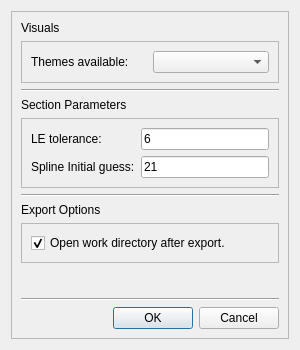
<?xml version="1.0" encoding="UTF-8"?>
<ui version="4.0">
 <class>settingsDialog</class>
 <widget class="QDialog" name="settingsDialog">
  <property name="geometry">
   <rect>
    <x>0</x>
    <y>0</y>
    <width>300</width>
    <height>350</height>
   </rect>
  </property>
  <property name="windowTitle">
   <string>Dialog</string>
  </property>
  <layout class="QHBoxLayout" name="horizontalLayout_2">
   <item>
    <widget class="QFrame" name="frame">
     <property name="frameShape">
      <enum>QFrame::Shape::StyledPanel</enum>
     </property>
     <property name="frameShadow">
      <enum>QFrame::Shadow::Raised</enum>
     </property>
     <layout class="QVBoxLayout" name="verticalLayout">
      <item>
       <widget class="QLabel" name="label">
        <property name="text">
         <string>Visuals</string>
        </property>
       </widget>
      </item>
      <item>
       <widget class="QFrame" name="frame_2">
        <property name="frameShape">
         <enum>QFrame::Shape::StyledPanel</enum>
        </property>
        <property name="frameShadow">
         <enum>QFrame::Shadow::Raised</enum>
        </property>
        <layout class="QHBoxLayout" name="horizontalLayout">
         <item>
          <widget class="QLabel" name="label_2">
           <property name="toolTip">
            <string>Theme files (*.qss) loaded in
&quot;resources\themes\&quot;.</string>
           </property>
           <property name="text">
            <string>Themes available:</string>
           </property>
          </widget>
         </item>
         <item>
          <widget class="QComboBox" name="themes_box"/>
         </item>
        </layout>
       </widget>
      </item>
      <item>
       <widget class="Line" name="line_3">
        <property name="orientation">
         <enum>Qt::Orientation::Horizontal</enum>
        </property>
       </widget>
      </item>
      <item>
       <widget class="QLabel" name="label_3">
        <property name="toolTip">
         <string>More informaiton about 
these parameters in the 
user guide section 5.3.</string>
        </property>
        <property name="text">
         <string>Section Parameters</string>
        </property>
       </widget>
      </item>
      <item>
       <widget class="QFrame" name="frame_3">
        <property name="frameShape">
         <enum>QFrame::Shape::StyledPanel</enum>
        </property>
        <property name="frameShadow">
         <enum>QFrame::Shadow::Raised</enum>
        </property>
        <layout class="QFormLayout" name="formLayout">
         <item row="0" column="0">
          <widget class="QLabel" name="label_4">
           <property name="toolTip">
            <string>Tolerance for decimal
places ACIS in LE.</string>
           </property>
           <property name="text">
            <string>LE tolerance:</string>
           </property>
          </widget>
         </item>
         <item row="0" column="1">
          <widget class="QLineEdit" name="le_tolerance">
           <property name="text">
            <string>6</string>
           </property>
          </widget>
         </item>
         <item row="1" column="0">
          <widget class="QLabel" name="label_5">
           <property name="toolTip">
            <string>Initial guess for &quot;splineIntersection&quot;
method starting from TE.</string>
           </property>
           <property name="text">
            <string>Spline Initial guess:</string>
           </property>
          </widget>
         </item>
         <item row="1" column="1">
          <widget class="QLineEdit" name="initial_i0">
           <property name="text">
            <string>21</string>
           </property>
          </widget>
         </item>
        </layout>
       </widget>
      </item>
      <item>
       <widget class="Line" name="line_4">
        <property name="orientation">
         <enum>Qt::Orientation::Horizontal</enum>
        </property>
       </widget>
      </item>
      <item>
       <widget class="QLabel" name="label_6">
        <property name="text">
         <string>Export Options</string>
        </property>
       </widget>
      </item>
      <item>
       <widget class="QFrame" name="frame_4">
        <property name="frameShape">
         <enum>QFrame::Shape::StyledPanel</enum>
        </property>
        <property name="frameShadow">
         <enum>QFrame::Shadow::Raised</enum>
        </property>
        <layout class="QVBoxLayout" name="verticalLayout_2">
         <item>
          <widget class="QCheckBox" name="export_folder">
           <property name="text">
            <string>Open work directory after export.</string>
           </property>
           <property name="checked">
            <bool>true</bool>
           </property>
          </widget>
         </item>
        </layout>
       </widget>
      </item>
      <item>
       <spacer name="verticalSpacer">
        <property name="orientation">
         <enum>Qt::Orientation::Vertical</enum>
        </property>
        <property name="sizeHint" stdset="0">
         <size>
          <width>20</width>
          <height>141</height>
         </size>
        </property>
       </spacer>
      </item>
      <item>
       <widget class="Line" name="line_2">
        <property name="orientation">
         <enum>Qt::Orientation::Horizontal</enum>
        </property>
       </widget>
      </item>
      <item>
       <widget class="QDialogButtonBox" name="buttonBox">
        <property name="orientation">
         <enum>Qt::Orientation::Horizontal</enum>
        </property>
        <property name="standardButtons">
         <set>QDialogButtonBox::StandardButton::Cancel|QDialogButtonBox::StandardButton::Ok</set>
        </property>
       </widget>
      </item>
     </layout>
    </widget>
   </item>
  </layout>
 </widget>
 <resources/>
 <connections>
  <connection>
   <sender>buttonBox</sender>
   <signal>accepted()</signal>
   <receiver>settingsDialog</receiver>
   <slot>accept()</slot>
   <hints>
    <hint type="sourcelabel">
     <x>248</x>
     <y>254</y>
    </hint>
    <hint type="destinationlabel">
     <x>157</x>
     <y>274</y>
    </hint>
   </hints>
  </connection>
  <connection>
   <sender>buttonBox</sender>
   <signal>rejected()</signal>
   <receiver>settingsDialog</receiver>
   <slot>reject()</slot>
   <hints>
    <hint type="sourcelabel">
     <x>316</x>
     <y>260</y>
    </hint>
    <hint type="destinationlabel">
     <x>286</x>
     <y>274</y>
    </hint>
   </hints>
  </connection>
 </connections>
</ui>
